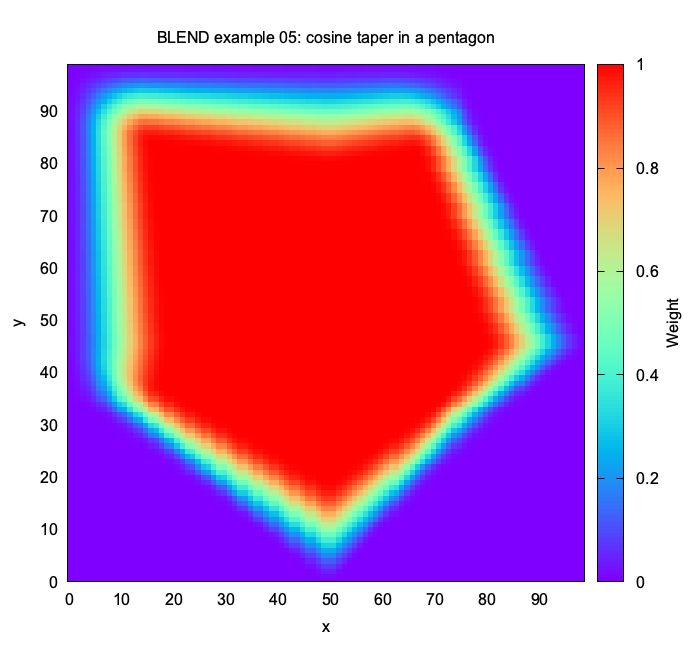

Generate this figure with gnuplot:
set terminal pngcairo size 700,650 enhanced font "Arial,12"
set output "ex05.png"

set title "BLEND example 05: cosine taper in a pentagon"
set xlabel "x"
set ylabel "y"
set size ratio -1
set xrange [0:99]
set yrange [0:99]
set cbrange [0:1]
set cblabel "Weight"
set palette rgb 33,13,10

plot "ex05.txt" using 1:2:3 with image title ""
